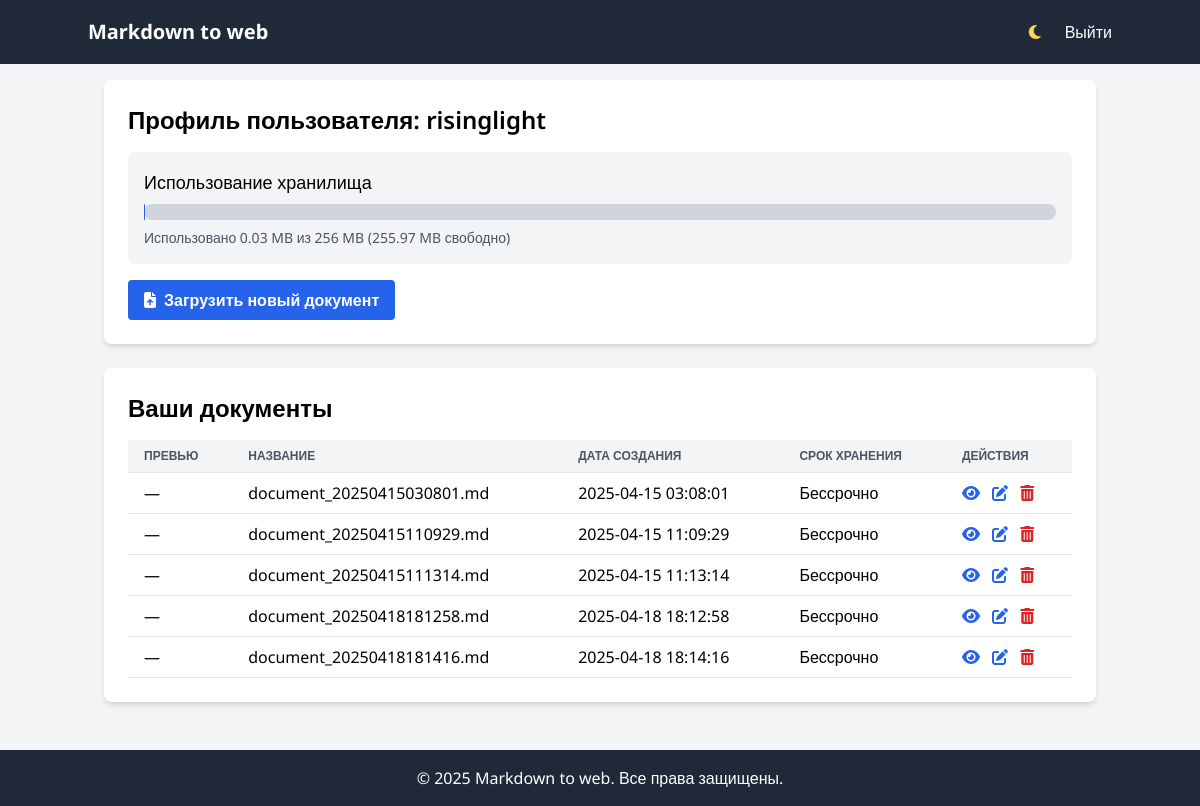
Screenshot of /profile (signed in) with the database file from the repository.
### tables this page shows
CREATE TABLE users (
                id INTEGER PRIMARY KEY AUTOINCREMENT,
                username TEXT UNIQUE NOT NULL,
                password TEXT NOT NULL,
                created_at TIMESTAMP DEFAULT CURRENT_TIMESTAMP,
                theme TEXT DEFAULT 'light'
            );

CREATE TABLE documents (
                id INTEGER PRIMARY KEY AUTOINCREMENT,
                user_id INTEGER,
                document_id TEXT UNIQUE NOT NULL,
                filename TEXT NOT NULL,
                created_at TIMESTAMP DEFAULT CURRENT_TIMESTAMP,
                expires_at TIMESTAMP,
                FOREIGN KEY (user_id) REFERENCES users (id)
            );

### app.py (the view)
@app.route('/profile')
def profile():
    try:
        if 'user_id' not in session:
            flash('Необходимо войти в систему')
            return redirect(url_for('login'))
        user_id = session['user_id']
        conn = sqlite3.connect(app.config['DATABASE'])
        cursor = conn.cursor()
        cursor.execute('''
            SELECT document_id, filename, created_at, expires_at
            FROM documents
            WHERE user_id = ?
        ''', (user_id,))
        documents = cursor.fetchall()
        conn.close()
        total_size = 0
        formatted_documents = []
        for doc_id, filename, created_at, expires_at in documents:
            doc_path = os.path.join(app.config['UPLOAD_FOLDER'], doc_id)
            size = 0
            preview_url = None
            if os.path.exists(doc_path):
                for dirpath, _, filenames in os.walk(doc_path):
                    for f in filenames:
                        fp = os.path.join(dirpath, f)
                        size += os.path.getsize(fp)
                        if not preview_url and f.lower().endswith(('.png', '.jpg', '.jpeg', '.gif')):
                            preview_url = url_for('document_file', document_id=doc_id, filename=f)
            total_size += size
            formatted_documents.append((doc_id, filename, created_at, expires_at, preview_url))
        total_size_mb = total_size / (1024 * 1024)
        storage_limit_mb = 256
        storage_left_mb = max(0, storage_limit_mb - total_size_mb)
        theme = get_user_theme()
        return render_template(
            'profile.html',
            documents=formatted_documents,
            total_size_mb=total_size_mb,
            storage_limit_mb=storage_limit_mb,
            storage_left_mb=storage_left_mb,
            theme=theme
        )
    except Exception as e:
        app.logger.error(f'Ошибка при просмотре профиля: {str(e)}')
        flash('Произошла ошибка при загрузке профиля')
        return redirect(url_for('index'))

### app.py (called while the page is built)
def get_user_theme():
    user_id = session.get('user_id')
    theme = 'light'
    if user_id:
        try:
            conn = sqlite3.connect(app.config['DATABASE'])
            cursor = conn.cursor()
            cursor.execute('SELECT theme FROM users WHERE id = ?', (user_id,))
            result = cursor.fetchone()
            conn.close()
            if result and result[0]:
                theme = result[0]
        except Exception as e:
            app.logger.error(f'Ошибка при получении темы пользователя: {str(e)}')
    return theme

@app.before_request
def before_request():
    g.user = None
    user_id = session.get('user_id')
    if user_id:
        try:
            conn = sqlite3.connect(app.config['DATABASE'])
            cursor = conn.cursor()
            cursor.execute('SELECT * FROM users WHERE id = ?', (user_id,))
            user = cursor.fetchone()
            conn.close()
            if user:
                g.user = {'id': user[0], 'username': user[1]}
            else:
                app.logger.warning(f'Пользователь с ID {user_id} не найден в БД, сессия очищена')
                session.pop('user_id', None)
                session.pop('username', None)
        except Exception as e:
            app.logger.error(f'Ошибка при проверке пользователя: {str(e)}')

### templates/profile.html (shortened to what this page needs)
<!DOCTYPE html>
<html lang="ru" class="{{ theme }}">
  <head>
    <link
      rel="stylesheet"
      href="https://cdnjs.cloudflare.com/ajax/libs/font-awesome/6.4.0/css/all.min.css"
    />
    <link
      rel="stylesheet"
      href="https://cdnjs.cloudflare.com/ajax/libs/tailwindcss/2.2.19/tailwind.min.css"
    />
  </head>
  <body class="bg-gray-100 min-h-screen">
    <header class="bg-gray-800 text-white p-4">
      <div class="container mx-auto flex justify-between items-center">
        <a href="{{ url_for('index') }}" class="text-xl font-bold"
          >Markdown to web</a
        >
        <div class="flex items-center">
          <div class="theme-toggle mr-4" id="theme-toggle">
            <i class="fas fa-moon text-yellow-300" id="theme-icon"></i>
          </div>
          <nav>
            <a href="{{ url_for('logout') }}" class="hover:text-gray-300"
              >Выйти</a
            >
          </nav>
        </div>
      </div>
    </header>
    <main class="container mx-auto p-4">
      <div class="bg-white rounded-lg shadow-md p-6 mb-6">
        <h2 class="text-2xl font-semibold mb-4">
          Профиль пользователя: {{ session.username }}
        </h2>
        <div class="bg-gray-100 p-4 rounded-lg mb-4">
          <h3 class="text-lg font-medium mb-2">Использование хранилища</h3>
          <div class="w-full bg-gray-300 rounded-full h-4 mb-2">
          </div>
          <p class="text-sm text-gray-600">
            Использовано {{ total_size_mb|round(2) }} MB из {{ storage_limit_mb
            }} MB ({{ storage_left_mb|round(2) }} MB свободно)
          </p>
        </div>
        <div class="flex justify-between">
          <a
            href="{{ url_for('index') }}"
            class="bg-blue-600 hover:bg-blue-700 text-white font-bold py-2 px-4 rounded"
          >
            <i class="fas fa-file-upload mr-2"></i>Загрузить новый документ
          </a>
        </div>
      </div>
      <div class="bg-white rounded-lg shadow-md p-6">
        <h2 class="text-2xl font-semibold mb-4">Ваши документы</h2>
        {% if documents %}
        <div class="overflow-x-auto">
          <table class="min-w-full bg-white">
            <thead>
              <tr>
                <th
                  class="py-2 px-4 border-b border-gray-200 bg-gray-100 text-left text-xs font-semibold text-gray-600 uppercase"
                >
                  Превью
                </th>
                <th
                  class="py-2 px-4 border-b border-gray-200 bg-gray-100 text-left text-xs font-semibold text-gray-600 uppercase"
                >
                  Название
                </th>
                <th
                  class="py-2 px-4 border-b border-gray-200 bg-gray-100 text-left text-xs font-semibold text-gray-600 uppercase"
                >
                  Дата создания
                </th>
                <th
                  class="py-2 px-4 border-b border-gray-200 bg-gray-100 text-left text-xs font-semibold text-gray-600 uppercase"
                >
                  Срок хранения
                </th>
                <th
                  class="py-2 px-4 border-b border-gray-200 bg-gray-100 text-left text-xs font-semibold text-gray-600 uppercase"
                >
                  Действия
                </th>
              </tr>
            </thead>
            <tbody>
              {% for doc_id, filename, created_at, expires_at, preview_url in
              documents %}
              <tr>
                <td class="py-2 px-4 border-b border-gray-200">
                  {% if preview_url %}
                  <img src="{{ preview_url }}" alt="Превью" class="h-10" />
                  {% else %} — {% endif %}
                </td>
                <td class="py-2 px-4 border-b border-gray-200">
                  {{ filename }}
                </td>
                <td class="py-2 px-4 border-b border-gray-200">
                  {{ created_at }}
                </td>
                <td class="py-2 px-4 border-b border-gray-200">
                  {% if expires_at %} Истекает: {{ expires_at }} {% else %}
                  Бессрочно {% endif %}
                </td>
                <td class="py-2 px-4 border-b border-gray-200">
                  <a
                    href="{{ url_for('view_document', document_id=doc_id) }}"
                    class="text-blue-600 hover:text-blue-800 mr-2"
                    title="Просмотреть"
                  >
                    <i class="fas fa-eye"></i>
                  </a>
                  <a
                    href="{{ url_for('edit_document', document_id=doc_id) }}"
                    class="text-blue-600 hover:text-blue-800 mr-2"
                    title="Редактировать"
                  >
                    <i class="fas fa-edit"></i>
                  </a>
                  <a
                    href="#"
                    class="text-red-600 hover:text-red-800"
                    onclick="confirmDelete('{{ doc_id }}', '{{ filename }}')"
                    title="Удалить"
                  >
                    <i class="fas fa-trash-alt"></i>
                  </a>
                </td>
              </tr>
              {% endfor %}
            </tbody>
          </table>
        </div>
        {% endif %}
      </div>
    </main>
    <footer class="bg-gray-800 text-white p-4 mt-8">
      <div class="container mx-auto text-center">
        <p>&copy; 2025 Markdown to web. Все права защищены.</p>
      </div>
    </footer>
  </body>
</html>

### templates/profile.html (style rules this page uses)
body { font-family: "Noto Sans", sans-serif; }
.theme-toggle { cursor: pointer; padding: 0.5rem; border-radius: 0.25rem; display: flex; align-items: center; }

### rows the page displays
users: username "risinglight"
documents: filename "document_20250415030801.md", created_at "2025-04-15 03:08:01"
documents: filename "document_20250415110929.md", created_at "2025-04-15 11:09:29"
documents: filename "document_20250415111314.md", created_at "2025-04-15 11:13:14"
documents: filename "document_20250418181258.md", created_at "2025-04-18 18:12:58"
documents: filename "document_20250418181416.md", created_at "2025-04-18 18:14:16"

### other values shown
{{ total_size_mb|round(2) }} "0.03"
{{ storage_limit_mb }} "256"
{{ storage_left_mb|round(2) }} "255.97"
